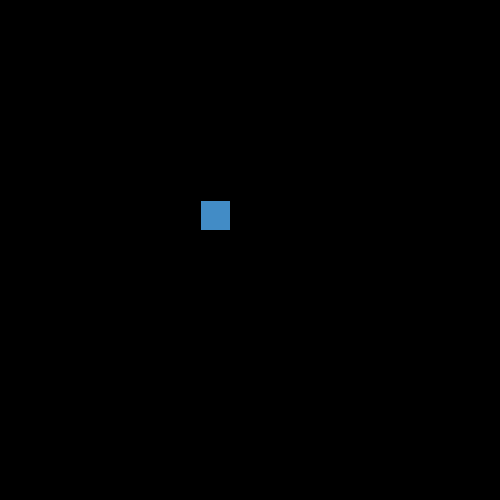
Frame 1 (no input)
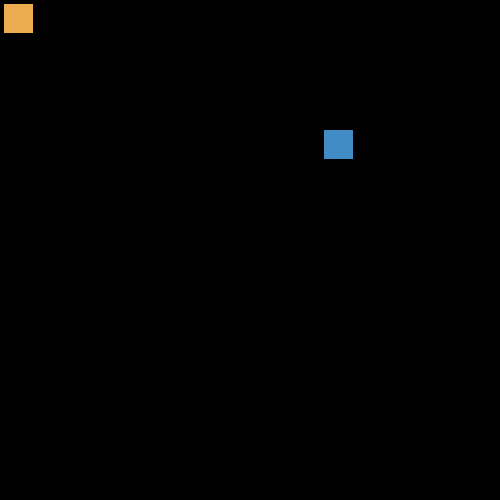
Frame 60 (the mouse pressed at the canvas centre just before this capture)
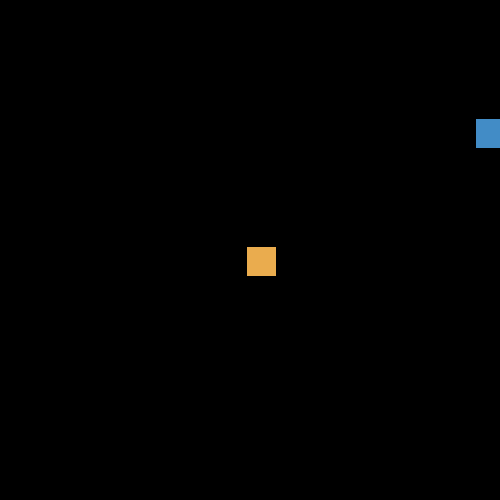
Frame 120 (the mouse held since frame 60 and released just before this capture)

The Processing sketch that drew these frames (run headless with seeded random() and noise(); from frame 60 on, the mouse is pressed at the canvas centre):

// Processing sketch: processing_100035
// ── processing_100035.pde

//Week-02, if staments, for loops, mouse/keyword response

int timer  = 0;
float fX = 200;
float fY = 200;
float eX = 250;
float eY = 250;
float pX = 300;
float pY = 300;
float speed = 20; //for key response
float easing = .07; //for mouse response
color pColor = color(#EAAC4E); //declare pColor and define the orange color 

void setup() {
  size(500, 500);  //size screen
  frameRate(24); //update or refresh my screen
}

void draw() {
  background(0);
  food(); //call function
  // player1();
  player2();
  Collision();
}

void food() {
  //respawn
  timer++;
  if (timer >= 48) {
    fX = random(width);
    fY = random(height);
    timer = 0;
  }
  fill(#428CC6);
  rect(fX, fY, 30, 30);
}

//void player1(){
//  if(keyPressed){
//   if(key == 'a'){
//      pX -= speed; 
//  }
//   if(key == 'd'){
//      pX += speed; 
//  }
//   if(key == 's'){
//      pY += speed; 
//  }
//    if(key == 'w'){
//      pY -= speed; 
//  }
//}
//ellipse(pX,pY,30,30);
//}

void player2() {
  float targetX = mouseX; //move the circle to my mouse
  float targetY = mouseY;
  pX += (targetX - pX) * easing;
  pY += (targetY - pY) * easing;
  fill(pColor);
  rect(pX, pY, 30, 30);
}

void Collision() {
  float pDist = dist(pX, pY, fX, fY); //define the distance
  if (pDist <= 30) { //if lest than 3px
    pColor = color(#EA4EE3);
    rect(pX, pY, 60, 60);
  }
  else {
    pColor = color(#EAAC4E);
  }
}

//with autoformat is easy to read my project and looks better.
